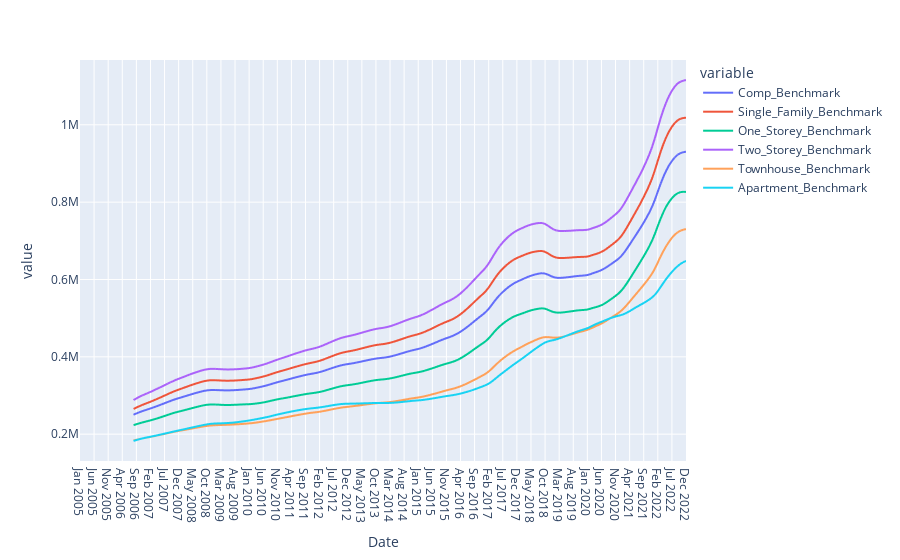

Notebook code for this chart:
### Code cell
#rolling seven day average window

Ontario_comp_Benchmark_df20 = Ontario_comp_Benchmark_df.rolling(window=20).mean().plot()

Ontario_comp_Benchmark_df20
# plot(label='Seven day rolling average of Ontario housing benchmark 2005 -2022')

### Figure 1 — Plotly figure (JSON) as saved in the notebook; plotly's stock layout.template omitted (floating-point values rounded to 4 significant figures; data arrays with more than 128 entries replaced by an {"elided": "..."} marker saying what was removed)
{"data": [{"hovertemplate": "variable=Comp_Benchmark<br>Date=%{x}<br>value=%{y}<extra></extra>", "legendgroup": "Comp_Benchmark", "line": {"color": "#636efa", "dash": "solid"}, "marker": {"symbol": "circle"}, "mode": "lines", "name": "Comp_Benchmark", "showlegend": true, "type": "scattergl", "x": {"elided": "216 str values"}, "xaxis": "x", "y": {"elided": "216 int values"}, "yaxis": "y"}, {"hovertemplate": "variable=Single_Family_Benchmark<br>Date=%{x}<br>value=%{y}<extra></extra>", "legendgroup": "Single_Family_Benchmark", "line": {"color": "#EF553B", "dash": "solid"}, "marker": {"symbol": "circle"}, "mode": "lines", "name": "Single_Family_Benchmark", "showlegend": true, "type": "scattergl", "x": {"elided": "216 str values"}, "xaxis": "x", "y": {"elided": "216 int values"}, "yaxis": "y"}, {"hovertemplate": "variable=One_Storey_Benchmark<br>Date=%{x}<br>value=%{y}<extra></extra>", "legendgroup": "One_Storey_Benchmark", "line": {"color": "#00cc96", "dash": "solid"}, "marker": {"symbol": "circle"}, "mode": "lines", "name": "One_Storey_Benchmark", "showlegend": true, "type": "scattergl", "x": {"elided": "216 str values"}, "xaxis": "x", "y": {"elided": "216 int values"}, "yaxis": "y"}, {"hovertemplate": "variable=Two_Storey_Benchmark<br>Date=%{x}<br>value=%{y}<extra></extra>", "legendgroup": "Two_Storey_Benchmark", "line": {"color": "#ab63fa", "dash": "solid"}, "marker": {"symbol": "circle"}, "mode": "lines", "name": "Two_Storey_Benchmark", "showlegend": true, "type": "scattergl", "x": {"elided": "216 str values"}, "xaxis": "x", "y": {"elided": "216 int values"}, "yaxis": "y"}, {"hovertemplate": "variable=Townhouse_Benchmark<br>Date=%{x}<br>value=%{y}<extra></extra>", "legendgroup": "Townhouse_Benchmark", "line": {"color": "#FFA15A", "dash": "solid"}, "marker": {"symbol": "circle"}, "mode": "lines", "name": "Townhouse_Benchmark", "showlegend": true, "type": "scattergl", "x": {"elided": "216 str values"}, "xaxis": "x", "y": {"elided": "216 int values"}, "yaxis": "y"}, {"hovertemplate": "variable=Apartment_Benchmark<br>Date=%{x}<br>value=%{y}<extra></extra>", "legendgroup": "Apartment_Benchmark", "line": {"color": "#19d3f3", "dash": "solid"}, "marker": {"symbol": "circle"}, "mode": "lines", "name": "Apartment_Benchmark", "showlegend": true, "type": "scattergl", "x": {"elided": "216 str values"}, "xaxis": "x", "y": {"elided": "216 int values"}, "yaxis": "y"}], "layout": {"autosize": true, "legend": {"title": {"text": "variable"}, "tracegroupgap": 0}, "margin": {"t": 60}, "xaxis": {"anchor": "y", "autorange": true, "domain": [0, 1], "range": [0, 215], "title": {"text": "Date"}, "type": "category"}, "yaxis": {"anchor": "x", "autorange": true, "domain": [0, 1], "range": [130600.0, 1168000.0], "title": {"text": "value"}, "type": "linear"}}}
